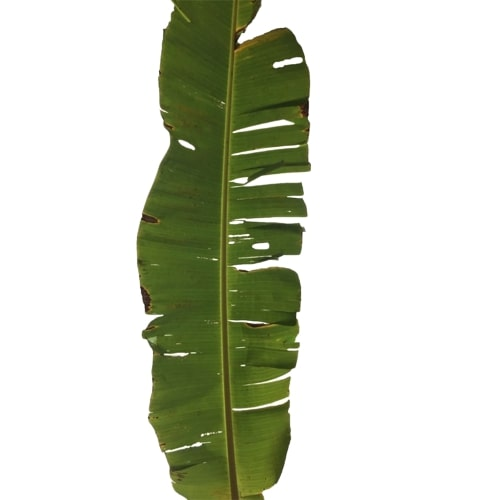
#> input picture dataset/ceramidia-viridis/ceramidia-viridis (1).jpg, 500 x 500 px; its folder holds 4 pictures in this run; the run also reads 2 pictures not shown here
$ python main.py
#> lines starting #> are read from the running program, lines starting #| are printed output that depends on the picture; after the words box and inside, x2 and y2 are one past the last pixel; in counts of white or black regions, pixels touching at a corner belong together
import os
import cv2
import numpy as np
from sklearn.preprocessing import StandardScaler
from sklearn.model_selection import train_test_split
from sklearn.ensemble import RandomForestClassifier
from sklearn.metrics import confusion_matrix
import matplotlib.pyplot as plt

if __name__ == '__main__':
    # Carga dos listas de imágenes, una con imágenes infectadas y otra con imágenes sanas.
    creamidia_viridis = [f'dataset/ceramidia-viridis/{img}' for img in os.listdir('dataset/ceramidia-viridis')]
    healthy_leaves = [f'dataset/healthy-leaves/{img}' for img in os.listdir('dataset/healthy-leaves')]

    # Inicializar listas vacías para almacenar imágenes infectadas y sanas.
    infected_images = []
    healthy_images = []
    # Recorre cada archivo de imagen en la lista de creamidia_viridis.
    for image_file in creamidia_viridis:
        # Lee la imagen del archivo.
        image = cv2.imread(image_file)
#> image is the input picture: shape (500, 500, 3); mean B, G, R 194.8, 210.6, 206.5
        # Agrega la imagen a la lista de imágenes infectadas.
        infected_images.append(image)
#> pass 2 of the loop `for image_file in creamidia_viridis:`:
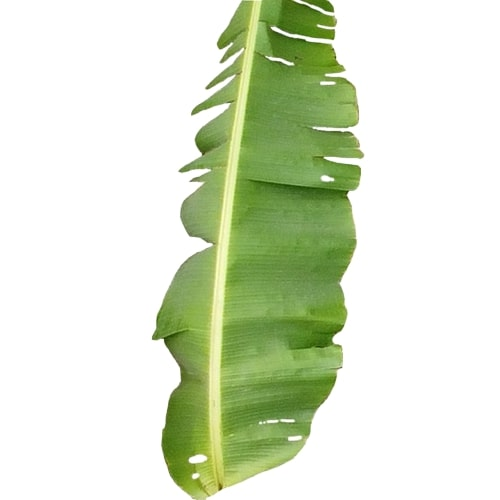
#> input picture dataset/ceramidia-viridis/ceramidia-viridis (101).jpg, 500 x 500 px
#> image is the input picture: shape (500, 500, 3); mean B, G, R 204.1, 228, 218.3
#> pass 3 of the loop `for image_file in creamidia_viridis:`:
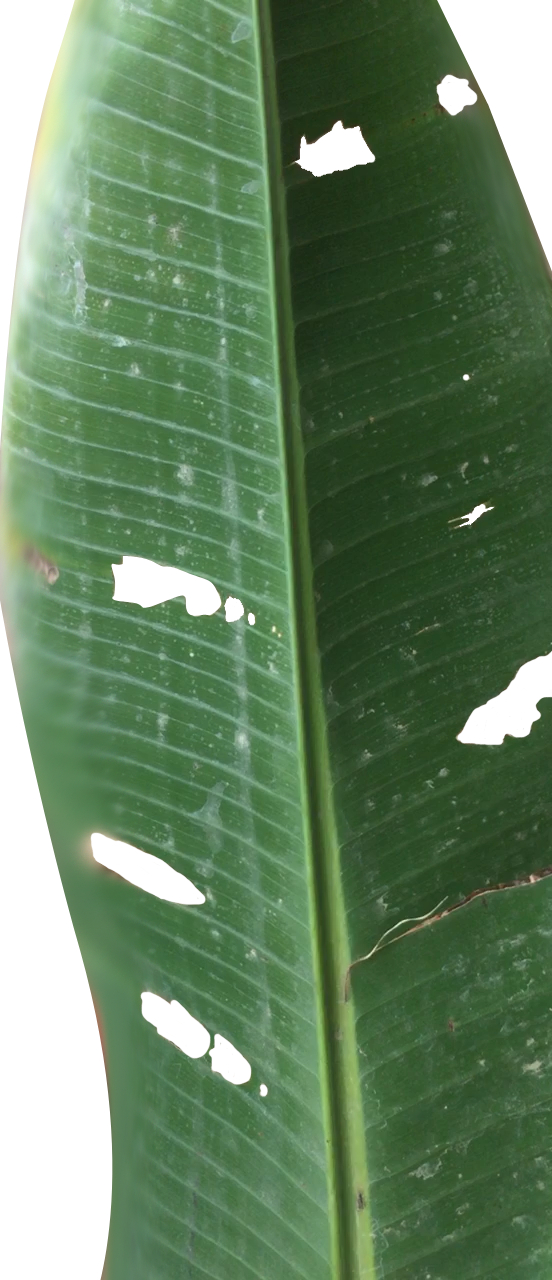
#> input picture dataset/ceramidia-viridis/ceramidia-viridis (103).jpg, 552 x 1280 px
#> image is the input picture: shape (1280, 552, 3); mean B, G, R 96.9, 130.2, 100.9
#> the loop made 4 passes; the first 3 are shown
    # Recorre cada archivo de imagen en la lista de healthy_leaves.
    for image_file in healthy_leaves:
        # Lee la imagen del archivo.
        image = cv2.imread(image_file)
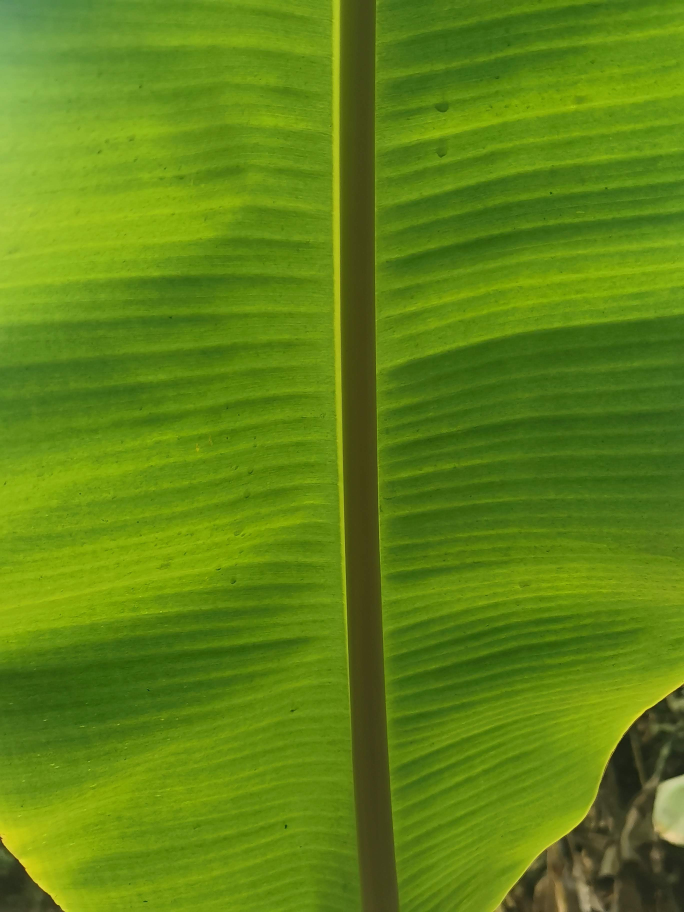
#> input picture dataset/test/healthy-leaves/healthy-leaves (1).jpg, 2736 x 3648 px, found by its file name (shown at 1/4 size)
#> image is the input picture: shape (3648, 2736, 3); mean B, G, R 19.2, 132.9, 95.7
        # Agrega la imagen a la lista de imágenes sanas.
        healthy_images.append(image)
#> pass 2 of the loop `for image_file in healthy_leaves:`:
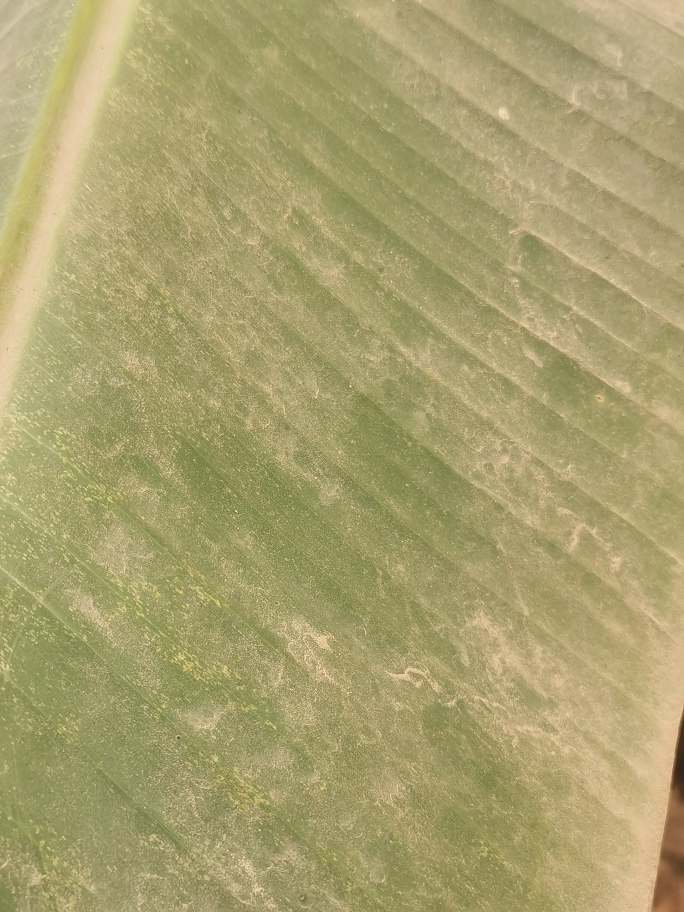
#> input picture dataset/test/healthy-leaves/healthy-leaves (2).jpg, 2736 x 3648 px, found by its file name (shown at 1/4 size)
#> image is the input picture: shape (3648, 2736, 3); mean B, G, R 110.4, 160.3, 169.3
#> pass 3 of the loop `for image_file in healthy_leaves:`:
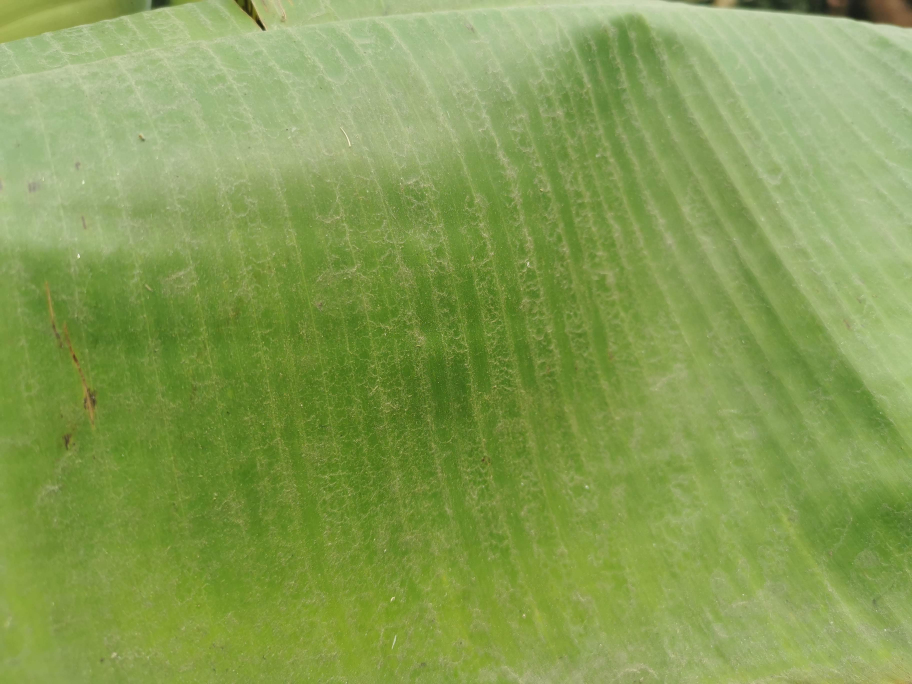
#> input picture dataset/test/healthy-leaves/healthy-leaves (3).jpg, 3648 x 2736 px, found by its file name (shown at 1/4 size)
#> image is the input picture: shape (2736, 3648, 3); mean B, G, R 83.1, 157.8, 133.7
#> the loop made 4 passes; the first 3 are shown
    print('************************* {} *************************'.format('Total de imágenes cargadas'))
    print(f'Imágenes infectadas: {len(infected_images)}')
    print(f'Imágenes sanas: {len(healthy_images)}')

    # Redimensiona las imágenes de plantas infectadas y sanas a un tamaño de 720x720 píxeles.
    for i in range(len(infected_images)):
        infected_images[i] = cv2.resize(infected_images[i], (720, 720))
    for i in range(len(healthy_images)):
        healthy_images[i] = cv2.resize(healthy_images[i], (720, 720))

    # Extrae características de las imágenes de plantas infectadas y sanas.
    def extract_features(img):
        # Convertir a escala de grises.
        gray = cv2.cvtColor(img, cv2.COLOR_BGR2GRAY)
        gray = cv2.dilate(gray, None, iterations=1)
        # Aplicar umbral para destacar huecos.
        _, threshold = cv2.threshold(gray, 240, 255, cv2.THRESH_BINARY)
        # Encontrar contornos de los huecos.
        contours, _ = cv2.findContours(threshold, cv2.RETR_TREE, cv2.CHAIN_APPROX_SIMPLE)
        counter = 0
        # Inicializa arreglo vacio para almacenar las caracteristicas.
        features = np.empty(0, dtype='i')
        # Recorre cada contorno encontrado.
        for cnt in contours:
            # Calcula el area del contorno.
            area = cv2.contourArea(cnt)
            # Verifica si el area del contorno cumple con las condiciones deseadas.
            if 20 < area < 700:
                # Si cumple, aumenta el contador.
                counter += 1
        # Agrega el contador al arreglo de caracteristicas.
        features = np.append(features, [counter])
        # Retorna el arreglo de caracteristicas.
        return features

    # Inicializa arreglos vacios para almacenar las caracteristicas y las etiquetas.
    X = np.empty(0, dtype='i')
    Y = np.empty(0, dtype='i')
    # Recorre cada imagen infectada.
    for image in infected_images:
        # Extrae caracteristicas de la imagen.
        feature_vector = extract_features(image)
        # Agrega caracteristicas al arreglo X.
        X = np.append(X, feature_vector)
        # Agrega etiqueta 1 al arreglo Y (indica que la imagen es infectada).
        Y = np.append(Y, 1)
#> this loop made 4 passes
#> pass 1, in extract_features, `_, threshold = cv2.threshold(gray, 240, 255, cv2.THRESH_BINARY)`:
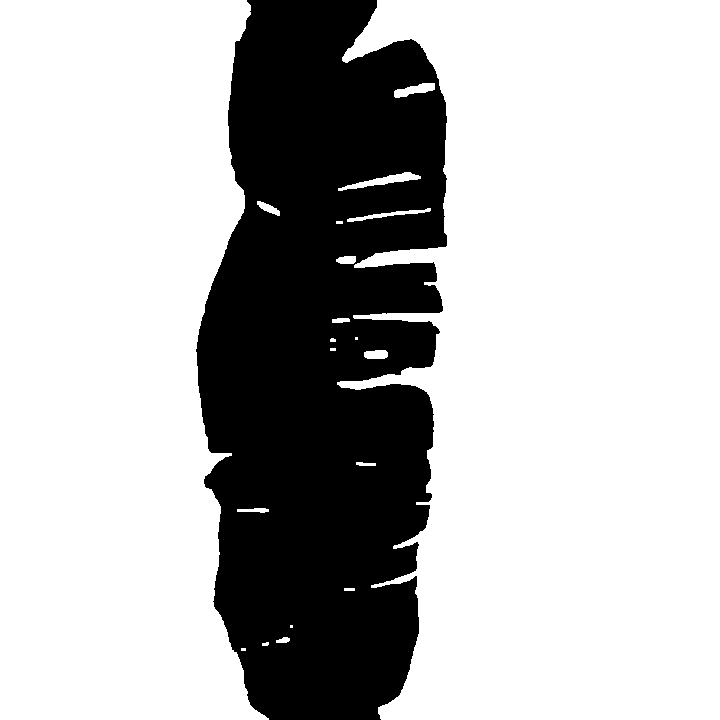
#> threshold: shape (720, 720); 73% white; 1 black region, box (x1, y1, x2, y2) and area: (196, 0, 447, 720) 140034
    # Recorre cada imagen sana.
    for image in healthy_images:
        # Extrae caracteristicas de la imagen.
        feature_vector = extract_features(image)
        # Agrega caracteristicas al arreglo X.
        X = np.append(X, feature_vector)
        # Agrega etiqueta 0 al arreglo Y (indica que la imagen es sana).
        Y = np.append(Y, 0)

    # Normaliza los datos de la matriz X.
    X = X.reshape(-1, 1)
    scaler = StandardScaler()
    X = scaler.fit_transform(X)

    # Divide la matriz X en dos conjuntos de datos, uno para entrenar un modelo de aprendizaje automático y otro para
    # evaluarlo.
    X_train, X_test, Y_train, Y_test = train_test_split(X, Y, test_size=0.2)

    # Convierte la matriz Y_train en una matriz 1D. Esto es necesario para que la forma de la matriz Y_train coincida
    # con lo que se espera en el método fit() del modelo de aprendizaje automático.
    Y_train = Y_train.ravel()

    # Entrena un modelo de clasificación basado en árboles de decisión.
    model = RandomForestClassifier(n_estimators=100)
    model.fit(X_train, Y_train)

    # Hacer predicciones en el conjunto de prueba
    Y_pred = model.predict(X_test)

    # Calcular la matriz de confusión
    conf_matrix = confusion_matrix(Y_test, Y_pred)

    # Calcular las métricas
    tp = conf_matrix[0][0]
    fp = conf_matrix[0][1]
    fn = conf_matrix[1][0]
    tn = conf_matrix[1][1]

    precision = tp / (tp + fp)
    recall = tp / (tp + fn)
    specificity = tn / (tn + fp)
    f1_score = 2 * (precision * recall) / (precision + recall)

    # Imprimir las métricas
    print('******************************** {} ********************************'.format('Métricas de rendimiento'))
    print("Precision: ", precision)
    print("Recall: ", recall)
    print("Specificity: ", specificity)
    print("F1-score: ", f1_score)

    # Datos a graficar
    metrics = ['Precision', 'Recall', 'Specificity', 'F1-score']
    values = [precision, recall, specificity, f1_score]
    # Crea el gráfico de barras
    plt.bar(metrics, values)
    # Personalizar el gráfico
    plt.title('Métricas de rendimiento del modelo')
    plt.xlabel('Métrica')
    plt.ylabel('Valor')
    # Mostrar el gráfico
    # plt.show()

    # Evalúa la precisión del modelo de clasificación entrenado.
    accuracy = model.score(X_test, Y_test)
    print('Precisión del modelo de clasificación entrenado:', accuracy)

    # Utiliza el modelo entrenado para ver si una nueva imagen es infectada o sana.
    def predict(img_path):
        # Leer imagen
        img = cv2.imread(img_path)
        if img is None:
            raise ValueError(f"No se puede leer la imagen en {img_path}")
        # Redimensiona la imágenes a un tamaño de 720x720 píxeles.
        img = cv2.resize(img, (720, 720))
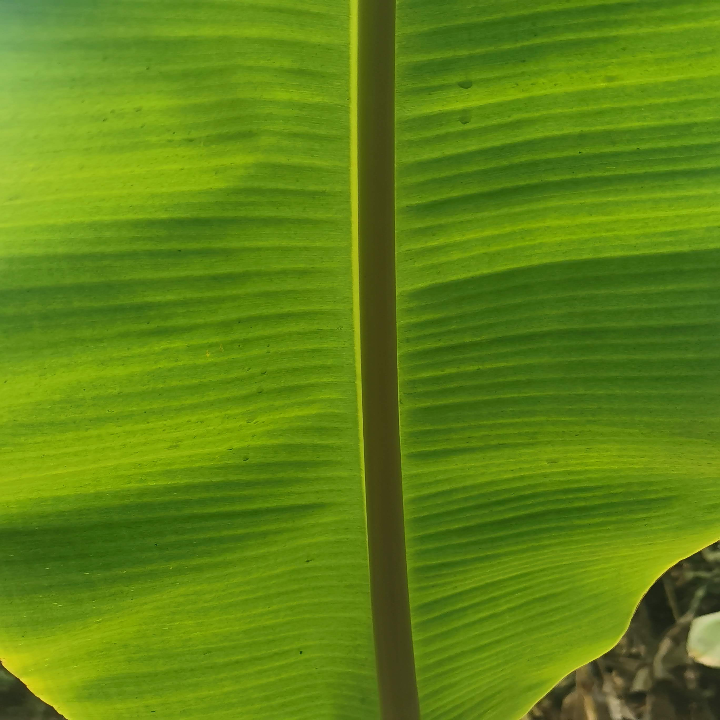
#> img: shape (720, 720, 3); mean B, G, R 19.1, 132.8, 95.6
        # Extraer características
        feature_vector = extract_features(img)
#> feature_vector = [0]
        if feature_vector is None:
            raise ValueError("No se pueden extraer características de la imagen")
        # Normalizar características
        feature_vector = scaler.transform([feature_vector])
#> feature_vector = [-0.831]
        # Realizar predicción
        prediction = model.predict(feature_vector)
#> prediction = [0]
        print("Predicción: ", prediction[0])
#| Predicción:  0
        return prediction

    print('************************* {} *************************'.format('Pruebas'))
    # Test hoja sana
    print('Sanas')
    predict('dataset/test/healthy-leaves/healthy-leaves (1).jpg')
    predict('dataset/test/healthy-leaves/healthy-leaves (2).jpg')
#> in extract_features (call 10), `_, threshold = cv2.threshold(gray, 240, 255, cv2.THRESH_BINARY)`:
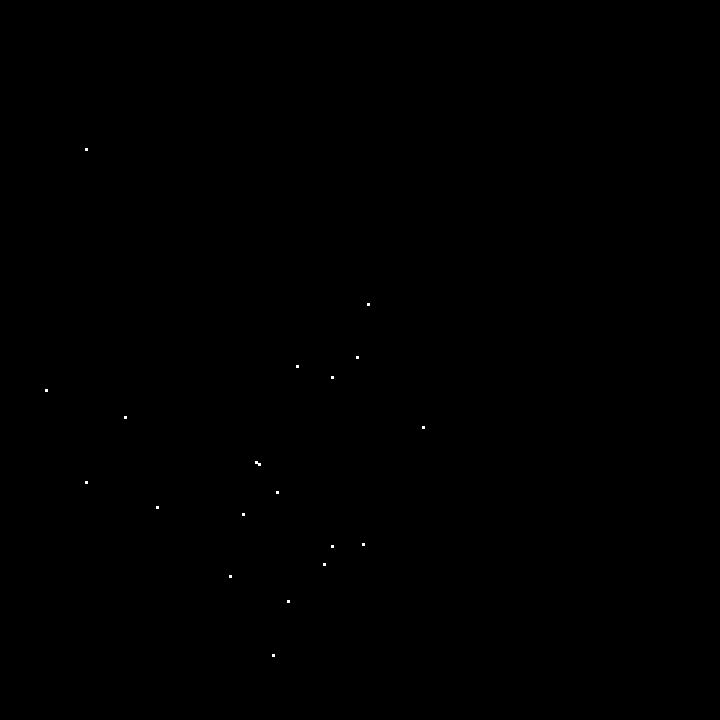
#> threshold: shape (720, 720); 0.03% white in thin lines or dots, all inside (x1, y1, x2, y2) = (45, 148, 425, 657)
#> in extract_features (call 10), `contours, _ = cv2.findContours(threshold, cv2.RETR_TREE, cv2.CHAIN_APP..`: contours = 19 contours, all with area under 20
#> the loop in extract_features (call 10), `for cnt in contours:` made 19 passes
#> (cnt, area) on passes 1, 2, 3, 4, 5, 6, 7, 8, 9, 10, 12, 13: ([[272, 654], [272, 656], [274, 656], [274, 654]], 4), ([[287, 600], [287, 602], [289, 602], [289, 600]], 4), ([[229, 575], [229, 577], [231, 577], [231, 575]], 4), ([[323, 563], [323, 565], [325, 565], [325, 563]], 4), ([[331, 545], [331, 547], [333, 547], [333, 545]], 4), ([[362, 543], [362, 545], [364, 545], [364, 543]], 4), ([[242, 513], [242, 515], [244, 515], [244, 513]], 4), ([[156, 506], [156, 508], [158, 508], [158, 506]], 4), ([[276, 491], [276, 493], [278, 493], [278, 491]], 4), ([[85, 481], [85, 483], [87, 483], [87, 481]], 4), ([[422, 426], [422, 428], [424, 428], [424, 426]], 4), ([[124, 416], [124, 418], [126, 418], [126, 416]], 4)
#> area on pass 11: 9
#> after the loop in extract_features (call 10), `for cnt in contours:`: counter = 0
#| Predicción:  0
    predict('dataset/test/healthy-leaves/healthy-leaves (3).jpg')
#> in extract_features (call 11), `gray = cv2.dilate(gray, None, iterations=1)`:
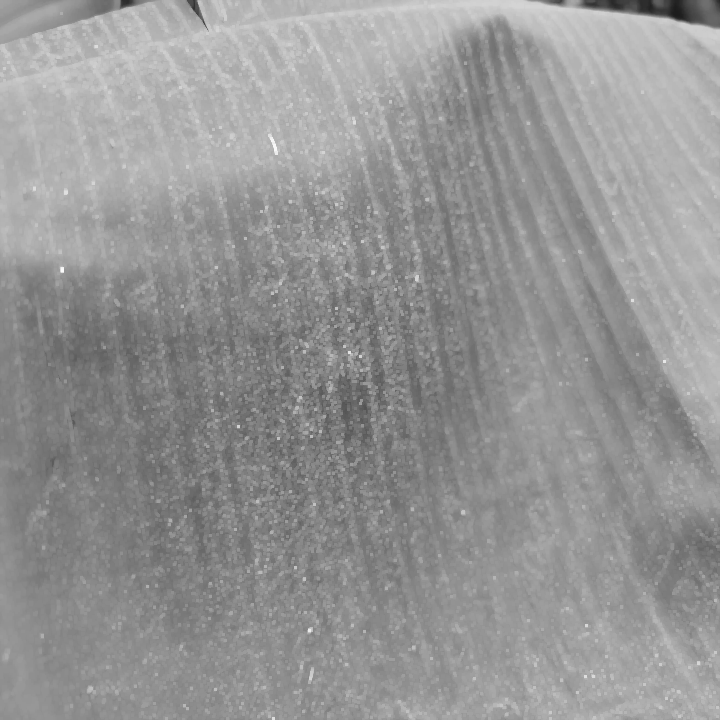
#> gray: shape (720, 720); min 28, max 250, mean 149.2
#> in extract_features (call 11), `_, threshold = cv2.threshold(gray, 240, 255, cv2.THRESH_BINARY)`: threshold: shape (720, 720); 0.01% white in thin lines or dots, all inside (x1, y1, x2, y2) = (61, 139, 277, 272)
#> in extract_features (call 11), `contours, _ = cv2.findContours(threshold, cv2.RETR_TREE, cv2.CHAIN_APP..`: contours = 3 contours, all with area under 20
#> the loop in extract_features (call 11), `for cnt in contours:` made 3 passes
#> (cnt, area) on passes 1, 3: ([[61, 268], [61, 271], [63, 271], [63, 268]], 6), ([[271, 139], [271, 141], [273, 141], [273, 139]], 4)
#> area on pass 2: 12
#> after the loop in extract_features (call 11), `for cnt in contours:`: counter = 0
#| Predicción:  0
    predict('dataset/test/healthy-leaves/healthy-leaves (4).jpg')
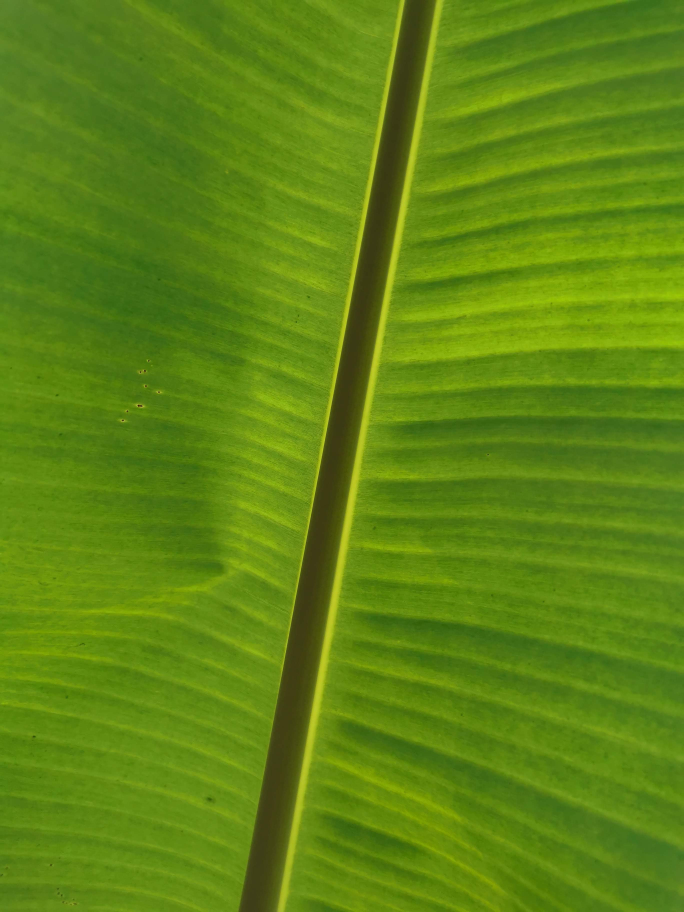
#> input picture dataset/test/healthy-leaves/healthy-leaves (4).jpg, 2736 x 3648 px (shown at 1/4 size)
#> in predict, img is the input picture: shape (3648, 2736, 3); mean B, G, R 17.9, 133.5, 93.7
#> in extract_features (call 12), `gray = cv2.cvtColor(img, cv2.COLOR_BGR2GRAY)`:
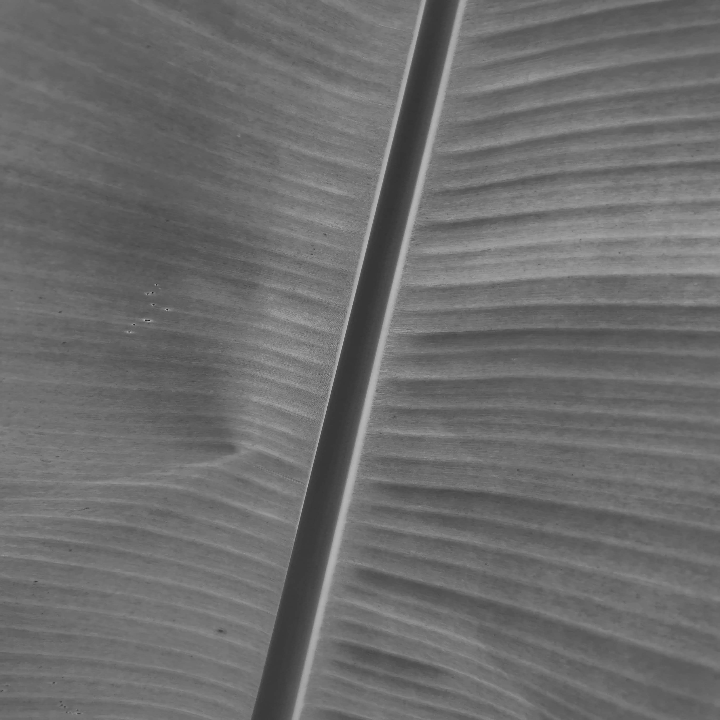
#> gray: shape (720, 720); min 27, max 185, mean 108.4
#> in extract_features (call 12), `contours, _ = cv2.findContours(threshold, cv2.RETR_TREE, cv2.CHAIN_APP..`: contours = []
#> after the loop in extract_features (call 12), `for cnt in contours:`: counter = 0
#> in predict (call 4), `feature_vector = extract_features(img)`: feature_vector = [0]
#> in predict (call 4), `feature_vector = scaler.transform([feature_vector])`: feature_vector = [-0.831]
#| Predicción:  0
#> (the run stopped early here; a loop or call above may not have finished)
